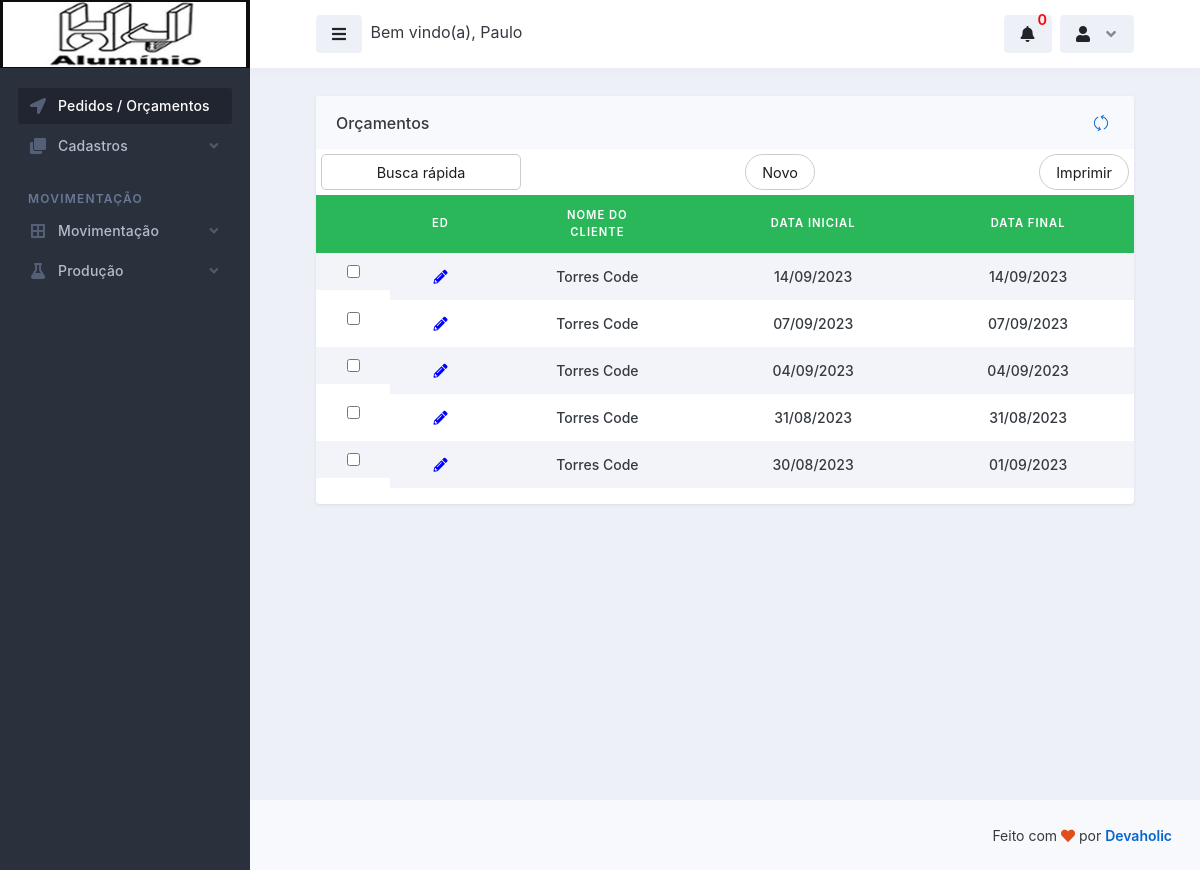
The app's page /dashboard/dashboard.php (signed in) with its own data.
### tables this page shows
CREATE TABLE `logado` (
  `id` int(11) NOT NULL,
  `nome` varchar(50) NOT NULL,
  `email` varchar(100) NOT NULL,
  `senha` varchar(50) NOT NULL,
  `parceiro_colaborador` varchar(100) NOT NULL,
  `cpf` int(100) NOT NULL,
  `rg` int(20) NOT NULL,
  `cep` int(20) NOT NULL,
  `endereco` varchar(100) NOT NULL,
  `telefone` varchar(50) NOT NULL,
  `complemento` varchar(100) NOT NULL,
  `bairro` varchar(100) NOT NULL,
  `cidade` varchar(100) NOT NULL,
  `uf` varchar(20) NOT NULL,
  `nascimento` varchar(100) NOT NULL,
  `nivel` varchar(20) NOT NULL
);

CREATE TABLE `pedidos_dos_clientes` (
  `id` int(11) NOT NULL,
  `nome_cliente` varchar(255) NOT NULL,
  `descricao_pedido` text NOT NULL,
  `data_inicial` varchar(255) NOT NULL,
  `data_final` varchar(255) NOT NULL,
  `garantia` varchar(255) NOT NULL,
  `status` varchar(255) NOT NULL,
  `nome_responsavel` varchar(255) NOT NULL
);

### database.php (called while the page is built, shortened)
<?php
    class database
    {
        public $server = 'localhost';
        public $user = 'root';
        public $pass = '';
        public $bdn = 'maxportas';
        public function __construct()
        {
            try{
            $this->conn = new PDO('mysql:host='.$this->server.'; dbname='.$this->bdn, $this->user, $this->pass);
            } catch(PDOException $e){
                echo "Error $e";
            }
        }
    }
?>

### controllers/controllers_pedidos_dos_clientes.php (called while the page is built, shortened)
<?php
    include "../database.php";
class controllers_pedidos_dos_clientes extends database
{
    public function selecionar_pedidos_dos_clientes()
    {
        $selecionar_pedidos_dos_clientes = $this->conn->prepare("SELECT * FROM pedidos_dos_clientes ORDER BY id DESC");
        $selecionar_pedidos_dos_clientes->execute();
        $resulpedidos_dos_clientes = $selecionar_pedidos_dos_clientes->fetchAll(PDO::FETCH_ASSOC);
        return $resulpedidos_dos_clientes;
    }
}
?>

### dashboard/dashboard.php (the view, shortened to what this page needs)
<!doctype html>
<html lang="en">
  <head>
    <link rel="stylesheet" id="css-main" href="../assets/css/dashmix.min.css">
  </head>
  <body>
    <div id="page-container" class="sidebar-o sidebar-dark enable-page-overlay side-scroll page-header-fixed main-content-narrow">
      <?php require_once "../template/sidebar.php" ?>
      <?php require_once "../template/header.php" ?>
      <main id="main-container">
        <div class="content">
          <div class="row">
            <div class="col-md-12">
              <div class="block block-rounded block-mode-loading-refresh">
                <div class="block-header block-header-default">
                  <h3 class="block-title">
                    Orçamentos
                  </h3>
                  <div class="block-options">
                    <button type="button" class="btn-block-option" data-toggle="block-option" data-action="state_toggle" data-action-mode="demo">
                      <i class="si si-refresh"></i>
                    </button>
                  </div>
                </div>
                <div class="table-responsive">
                  <div style="margin: 5px; display: flex; justify-content: space-between;">
                    <button style="border-radius: 5px; border: 1px solid #ccc; background-color: transparent; width: 200px; padding: 5px 16px;"><a href="ordem_producao.php" style="color: #1d1d1d; font-size: 0.9em;">Busca rápida</a></button>
                    <button style="border-radius: 20px; border: 1px solid #ccc; background-color: transparent; padding: 5px 16px;"><a href="ordem_producao.php" style="color: #1d1d1d; font-size: 0.9em;">Novo</a></button>
                    <button style="border-radius: 20px; border: 1px solid #ccc; background-color: transparent; padding: 5px 16px;"><a href="ordem_producao.php" style="color: #1d1d1d; font-size: 0.9em;">Imprimir</a></button>
                  </div>
                  <table class="table table-striped table-hover table-borderless table-vcenter fs-sm">
                    <thead style="text-align: center; font-size: 0.8em; background-color: #2ab759; color: #fff;">
                      <tr class="text-uppercase">
                        <th></th>
                        <th>Ed</th>
                        <th>Nome do <br> Cliente</th>
                        <th>Data Inicial</th>
                        <th>Data Final</th>
                      </tr>
                    </thead>
                    <tbody>
                      <?php
                        require_once "../controllers/controllers_pedidos_dos_clientes.php";
                        $pedidos_dos_clientes = new controllers_pedidos_dos_clientes();
                        $result_pedidos = $pedidos_dos_clientes->selecionar_pedidos_dos_clientes();
                        if(count($result_pedidos) > 0)
                        {
                          foreach($result_pedidos as $row_pedidos){
                      ?>
                      <tr>
                        <td style="display: flex; justify-content: center; align-items: center;">
                          <input type="checkbox" name="" id="">
                        </td>
                        <td class="text-center d-xl-table-cell" style="color: blue;">
                          <form action="gestao_pedidos.php" method="post">
                            <button type="submit" style="cursor: pointer; border: none; background-color: transparent;">
                              <i class="fa fa-pencil-alt" style="color: blue;"></i>
                            </button>
                          </form>
                        </td>
                        <td class="text-center text-end fw-medium">
                          <?= $row_pedidos['nome_cliente']; ?>
                        </td>
                        <td class="text-center text-end fw-medium">
                          <?= $row_pedidos['data_inicial']; ?>
                        </td>
                        <td class="text-center text-end fw-medium">
                          <?= $row_pedidos['data_final']; ?>
                        </td>
                      </tr>
                      <?php
                        } } else
                        {
                          echo "<h1>Nenhum registo encontrado!</h1>";
                        }
                      ?>
                    </tbody>
                  </table>
                </div>
                </div>
              </div>
            </div>
          </div>
        </div>
      <?php require_once "../template/footer.php"; ?>
  </body>
</html>

### template/sidebar.php (shortened to what this page needs)
<nav id="sidebar" aria-label="Main Navigation">
    <div style="background-color: black;">
        <div class="content-header bg-white-5">
        <a class="fw-semibold text-white tracking-wide" href="../dashboard/dashboard.php">
            <span class="smini-hidden">
            <img style="margin-left: -15px; height: 65px; width: 132%;" src="../assets/img/logoHJ-Aluminio-Sidebarr.jpg" alt="logoHJ-Alumínio">
            </span>
        </a>
        </div>
    </div>
    <div class="js-sidebar-scroll">
        <div class="content-side">
        <ul class="nav-main">
            <li class="nav-main-item">
            <a class="nav-main-link active" href="../dashboard/dashboard.php">
                <i class="nav-main-link-icon fa fa-location-arrow"></i>
                <span class="nav-main-link-name">Pedidos / Orçamentos</span>
            </a>
            </li>
            <li class="nav-main-item">
            <a class="nav-main-link nav-main-link-submenu" data-toggle="submenu" aria-haspopup="true" aria-expanded="false" href="#">
                <i class="nav-main-link-icon fa fa-clone"></i>
                <span class="nav-main-link-name">Cadastros</span>
            </a>
            </li>
            <li class="nav-main-heading">Movimentação</li>
            <li class="nav-main-item">
            <a class="nav-main-link nav-main-link-submenu" data-toggle="submenu" aria-haspopup="true" aria-expanded="false" href="#">
                <i class="nav-main-link-icon fa fa-border-all"></i>
                <span class="nav-main-link-name">Movimentação</span>
            </a>
            </li>
            <li class="nav-main-item">
                <a href="#" class="nav-main-link nav-main-link-submenu" data-toggle="submenu" aria-haspopup="true"  aria-expanded="false">
                    <i class="nav-main-link-icon fa fa-flask"></i>
                    <span class="nav-main-link-name">Produção</span>
                </a>
            </li>
        </ul>
        </div>
    </div>
</nav>

### template/header.php (shortened to what this page needs)
<?php
    require_once "../conexao-bd.php";
    $email = $_SESSION['email'];
    $selecinarUserLogado = $conn->prepare("SELECT * FROM logado WHERE email = :email");
    $selecinarUserLogado->bindValue(':email', $email);
    $selecinarUserLogado->execute();
    $row = $selecinarUserLogado->fetch(PDO::FETCH_ASSOC);
?>
<header id="page-header">
    <div class="content-header">
    <div class="space-x-1">
        <button type="button" class="btn btn-alt-secondary" data-toggle="layout" data-action="sidebar_toggle">
        <i class="fa fa-fw fa-bars"></i>
        </button>
        <span class="d-sm-inline-block">Bem vindo(a), <?php echo $row['nome']; ?></span>
    </div>
    <div style="display: flex; justify-content: space-between;">
            <div class="dropdown d-inline-block">
              <button type="button" class="btn btn-alt-secondary" id="page-header-notifications-dropdown" data-bs-toggle="dropdown" aria-haspopup="true" aria-expanded="false">
              <?php
                    $host = "localhost";
                    $user = "root";
                    $password = "";
                    $bd_name = "maxportas";
                    try
                    {
                        $conn = new PDO("mysql:host=$host;dbname=" . $bd_name, $user, $password);
                    }
                    catch(PDOException $error)
                    {
                        die("Erro: Conexão com banco de dados não foi realizada com sucesso. Erro gerado: " . $error->getMessage());
                    }
                    $result_produtos = $conn->prepare("SELECT quantidade_stock FROM produtos WHERE quantidade_stock <= 5");
                    $result_produtos->execute();
                    $row_prod = $result_produtos->fetchAll(PDO::FETCH_ASSOC); ?>
                    <span style="color: #f00; font-size: 0.9em; position: relative; margin-top: -13px; margin-right: -8px !important; float: right;"><?php echo count($row_prod); ?></span>
                <i class="fa fa-fw fa-bell"></i>
              </button>
            </div>
        <div class="space-x-1 ms-1">
            <div class="dropdown d-inline-block">
            <button type="button" class="btn btn-alt-secondary" id="page-header-user-dropdown" data-bs-toggle="dropdown" aria-haspopup="true" aria-expanded="false">
                <i class="fa fa-fw fa-user"></i>
                <i class="fa fa-fw fa-angle-down opacity-50 ms-1 d-none d-sm-inline-block"></i>
            </button>
            </div>
        </div>
    </div>
    </div>
</header>

### template/footer.php (shortened to what this page needs)
<footer id="page-footer" class="bg-body-light">
    <div class="content py-0">
        <div class="row fs-sm">
        <div class="col-sm-6 order-sm-2 mb-1 mb-sm-0 text-center text-sm-end">
            Feito com <i class="fa fa-heart text-danger"></i> por <a class="fw-semibold" href="http://devaholic.ao/" target="_blank">Devaholic</a>
        </div>
        <div class="col-sm-6 order-sm-1 text-center text-sm-start">
            <a class="fw-semibold" href="https://devaholic.ao" target="_blank">Devaholic</a> &copy; <span>2023 | <?php echo Date('Y'); ?></span>
        </div>
        </div>
    </div>
</footer>

### records on screen
logado: nome "Paulo"
pedidos_dos_clientes: nome_cliente "Torres Code", data_inicial "14/09/2023", data_final "14/09/2023"
pedidos_dos_clientes: nome_cliente "Torres Code", data_inicial "07/09/2023", data_final "07/09/2023"
pedidos_dos_clientes: nome_cliente "Torres Code", data_inicial "04/09/2023", data_final "04/09/2023"
pedidos_dos_clientes: nome_cliente "Torres Code", data_inicial "31/08/2023", data_final "31/08/2023"
pedidos_dos_clientes: nome_cliente "Torres Code", data_inicial "30/08/2023", data_final "01/09/2023"

### other values on screen
count($row_prod) "0"
